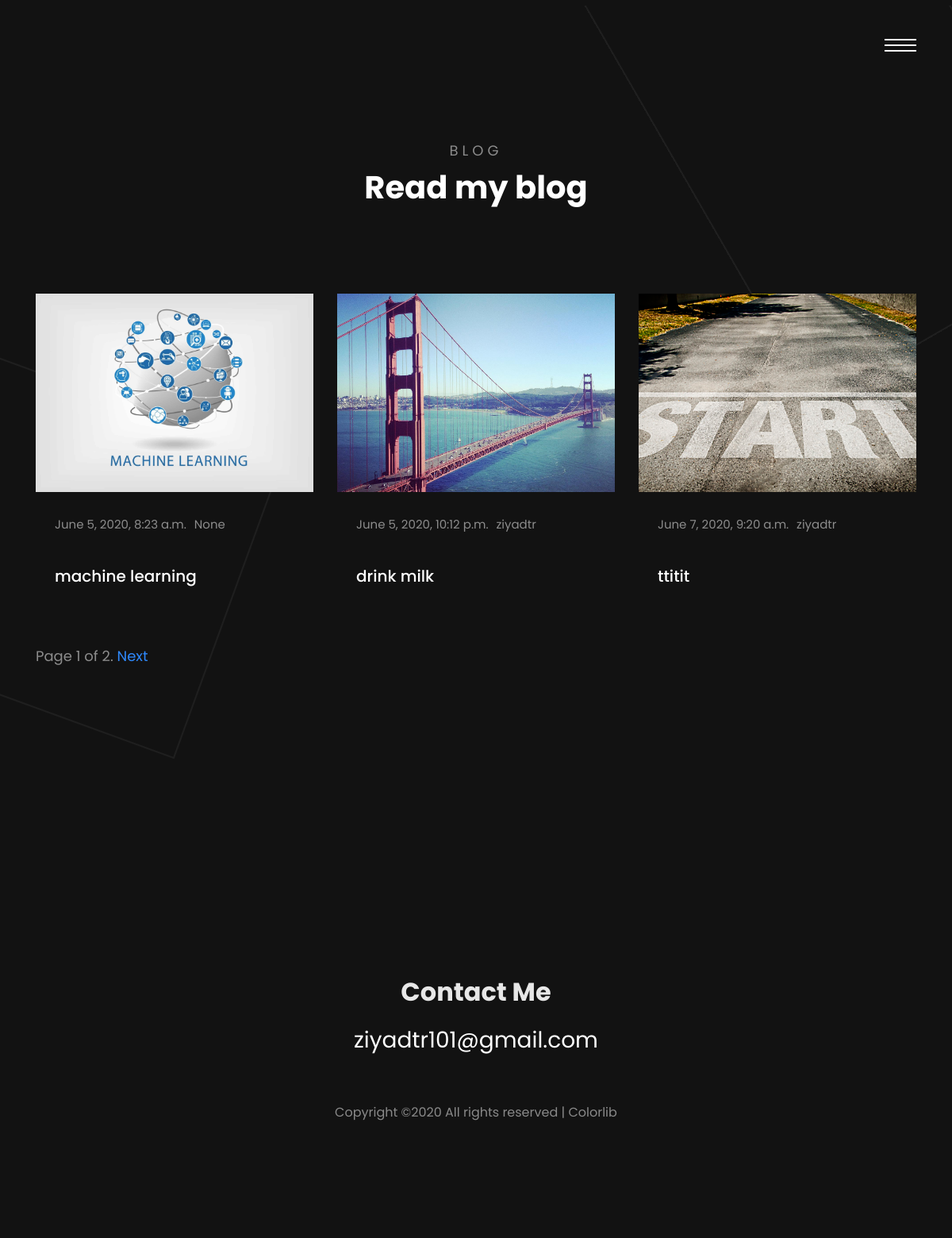
Screenshot of /blog/ with the database file from the repository.
### blog/models.py (models this page shows, shortened)
class Post(models.Model):
	user = models.ForeignKey(User, on_delete=models.CASCADE, null=True)
	title = models.CharField(max_length=100, null=True)
	content = RichTextField(blank=True, null=True)
	img = models.ImageField(null=True, blank=True)
	date_created = models.DateTimeField(auto_now_add=True, null=True)
	tag = models.ManyToManyField(Tag)

### blog/views.py (the view)
# urls.py: path('', views.blog_home, name='blog-home'),
def blog_home(request):
	posts = Post.objects.all()
	paginator = Paginator(posts, 3)
	page = request.GET.get('page')
	try:
		posts_per_page = paginator.page(page)
	except PageNotAnInteger:
		posts_per_page = paginator.page(1)
	except EmptyPage:
		posts_per_page = paginator.page(paginator.num_pages)
	context = {'posts': posts_per_page, 'page': page}
	return render(request, 'blog/home.html', context)

### blog/templates/blog/home.html (shortened to what this page needs)
{% extends 'blog/base.html' %}
{% load static %}
{% block content %}
<div class="KW_progressContainer">
</div>
<div class="page">
  <div id="colorlib-page">
    <section class="ftco-section">
      <div class="container mt-5">
        <div class="row justify-content-center mb-5 pb-5">
          <div class="col-md-7 text-center heading-section ftco-animate">
            <span>Blog</span>
            <h2>Read my blog</h2>
          </div>
        </div>
        <div class="row">
          {% for post in posts %}
          <div class="col-md-4 ftco-animate">
            <div class="blog-entry">
              <a href="{% url 'post-details' post.id %}" class="block-20" style="background-image: url('{{post.img.url}}');">
              </a>
              <div class="text p-4 d-block">
                <div class="meta mb-3">
                  <div><p>{{post.date_created}}</p></div>
                  <div><p>{{post.user}}</p></div>
                </div>
                <h3 class="heading"><a href="#">{{post.title}}</a></h3>
              </div>
            </div>
          </div>
          {% endfor %}
        </div>
{% include "blog/pagination.html" with page=posts %}
      </div>
    </section>
  </div>
</div>
{% endblock content %}

### rows the page displays
Post: img (picture), date_created "June 5, 2020, 8:23 a.m.", user "None", title "machine learning"
Post: img (picture), date_created "June 5, 2020, 10:12 p.m.", user "ziyadtr", title "drink milk"
Post: img (picture), date_created "June 7, 2020, 9:20 a.m.", user "ziyadtr", title "ttitit"

### other values shown
{{ page.number }} "1"
{{ page.paginator.num_pages }} "2"
